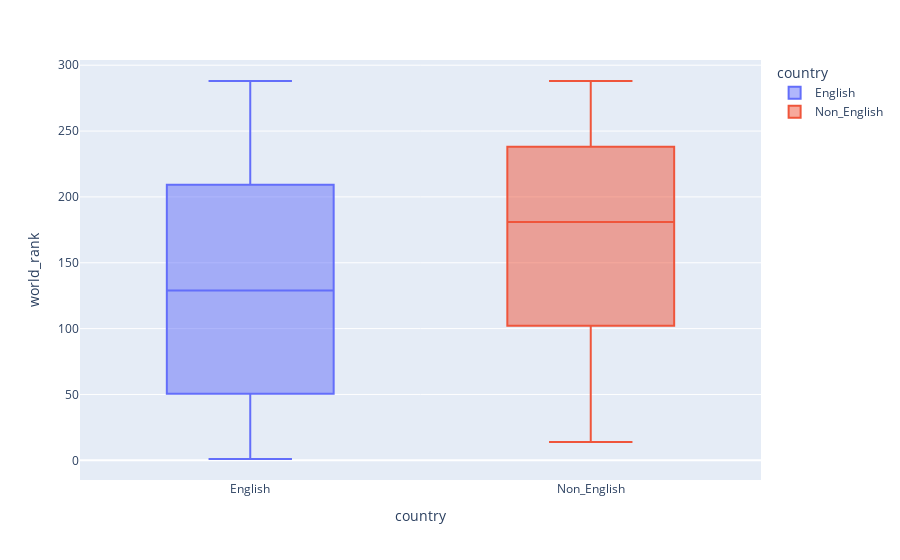

Notebook source saved alongside this figure:
### Code cell
import plotly.express as px
fig = px.box(pt_times_14_all, x="country", y="world_rank"#,hue = "year",
                 ,color = 'country' )
fig.update_yaxes(showticklabels=True , matches=None)
fig.update_xaxes(showticklabels=True , matches=None)
fig.show()
#plt.savefig('boxplot_cwur_2012 .png', width=150,height = 150)

### Figure 1 — Plotly figure (JSON) as saved in the notebook; plotly's stock layout.template omitted (floating-point values rounded to 4 significant figures; data arrays with more than 128 entries replaced by an {"elided": "..."} marker saying what was removed)
{"data": [{"alignmentgroup": "True", "hovertemplate": "country=%{x}<br>world_rank=%{y}<extra></extra>", "legendgroup": "English", "marker": {"color": "#636efa"}, "name": "English", "notched": false, "offsetgroup": "English", "orientation": "v", "showlegend": true, "type": "box", "x": {"elided": "175 str values"}, "x0": " ", "xaxis": "x", "y": {"elided": "175 int values"}, "y0": " ", "yaxis": "y"}, {"alignmentgroup": "True", "hovertemplate": "country=%{x}<br>world_rank=%{y}<extra></extra>", "legendgroup": "Non_English", "marker": {"color": "#EF553B"}, "name": "Non_English", "notched": false, "offsetgroup": "Non_English", "orientation": "v", "showlegend": true, "type": "box", "x": ["Non_English", "Non_English", "Non_English", "Non_English", "Non_English", "Non_English", "Non_English", "Non_English", "Non_English", "Non_English", "Non_English", "Non_English", "Non_English", "Non_English", "Non_English", "Non_English", "Non_English", "Non_English", "Non_English", "Non_English", "Non_English", "Non_English", "Non_English", "Non_English", "Non_English", "Non_English", "Non_English", "Non_English", "Non_English", "Non_English", "Non_English", "Non_English", "Non_English", "Non_English", "Non_English", "Non_English", "Non_English", "Non_English", "Non_English", "Non_English", "Non_English", "Non_English", "Non_English", "Non_English", "Non_English", "Non_English", "Non_English", "Non_English", "Non_English", "Non_English", "Non_English", "Non_English", "Non_English", "Non_English", "Non_English", "Non_English", "Non_English", "Non_English", "Non_English", "Non_English", "Non_English", "Non_English", "Non_English", "Non_English", "Non_English", "Non_English", "Non_English", "Non_English", "Non_English", "Non_English", "Non_English", "Non_English", "Non_English", "Non_English", "Non_English", "Non_English", "Non_English", "Non_English", "Non_English", "Non_English", "Non_English", "Non_English", "Non_English", "Non_English", "Non_English", "Non_English", "Non_English", "Non_English", "Non_English", "Non_English", "Non_English", "Non_English", "Non_English", "Non_English", "Non_English", "Non_English", "Non_English", "Non_English", "Non_English", "Non_English", "Non_English", "Non_English", "Non_English", "Non_English", "Non_English", "Non_English", "Non_English", "Non_English", "Non_English", "Non_English", "Non_English", "Non_English", "Non_English", "Non_English", "Non_English", "Non_English", "Non_English", "Non_English", "Non_English", "Non_English", "Non_English", "Non_English", "Non_English", "Non_English", "Non_English"], "x0": " ", "xaxis": "x", "y": [14, 23, 36, 37, 44, 45, 50, 52, 55, 56, 60, 61, 63, 65, 67, 68, 69, 70, 73, 74, 74, 77, 83, 85, 86, 87, 94, 96, 98, 98, 100, 103, 106, 111, 114, 117, 117, 121, 123, 124, 125, 129, 131, 132, 138, 142, 144, 144, 150, 150, 152, 154, 155, 156, 157, 164, 164, 170, 170, 172, 176, 178, 181, 185, 190, 191, 193, 199, 199, 213, 213, 213, 213, 213, 213, 213, 213, 213, 213, 213, 213, 213, 213, 213, 213, 213, 238, 238, 238, 238, 238, 238, 238, 238, 238, 238, 238, 238, 238, 238, 238, 238, 238, 263, 263, 263, 263, 263, 263, 263, 263, 263, 263, 263, 263, 263, 263, 288, 288, 288, 288, 288, 288, 288, 288], "y0": " ", "yaxis": "y"}], "layout": {"boxmode": "overlay", "legend": {"title": {"text": "country"}, "tracegroupgap": 0}, "margin": {"t": 60}, "xaxis": {"anchor": "y", "categoryarray": ["English", "Non_English"], "categoryorder": "array", "domain": [0, 1], "showticklabels": true, "title": {"text": "country"}}, "yaxis": {"anchor": "x", "domain": [0, 1], "showticklabels": true, "title": {"text": "world_rank"}}}}
